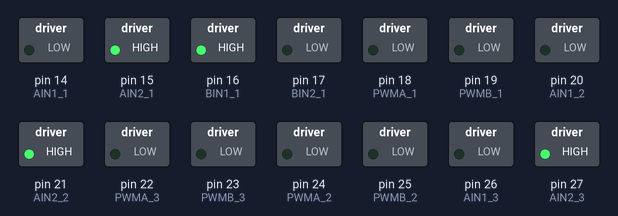
A sketch run on a simulated Arduino Mega 2560, built with avr-gcc and run on an emulated ATmega2560. Parts: switched loads named in the sketch (green lamp = pin HIGH).

Above: at 0.1 s.
Timing chart, 0 to 1.6 s (numbered marks = the images above):
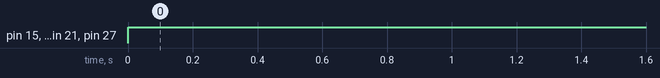

The sketch:

car_wash.ino
```cpp
// Motor Driver 1
const int AIN1_1 = 14; // Motor 1 direction 1
const int AIN2_1 = 15; // Motor 1 direction 2
const int BIN1_1 = 16; // Motor 2 direction 1
const int BIN2_1 = 17; // Motor 2 direction 2
const int PWMA_1 = 18; // Motor 1 speed
const int PWMB_1 = 19; // Motor 2 speed

// Motor Driver 2
const int AIN1_2 = 20; // Motor 3 direction 1
const int AIN2_2 = 21; // Motor 3 direction 2
const int BIN1_2 = 40; // Motor 4 direction 1
const int BIN2_2 = 41; // Motor 4 direction 2
const int PWMA_2 = 24; // Motor 3 speed
const int PWMB_2 = 25; // Motor 4 speed

// Motor Driver 3
const int AIN1_3 = 26; // Motor 5 direction 1
const int AIN2_3 = 27; // Motor 5 direction 2
const int BIN1_3 = 38; // Motor 6 direction 1
const int BIN2_3 = 39; // Motor 6 direction 2
const int PWMA_3 = 22; // Motor 5 speed
const int PWMB_3 = 23; // Motor 6 speed

void setup() {
  // put your setup code here, to run once:
  pinMode(AIN1_1, OUTPUT);
  pinMode(AIN2_1, OUTPUT);
  pinMode(BIN1_1, OUTPUT);
  pinMode(BIN2_1, OUTPUT);
  pinMode(PWMA_1, OUTPUT);
  pinMode(PWMB_1, OUTPUT);

  pinMode(AIN1_2, OUTPUT);
  pinMode(AIN2_2, OUTPUT);
  pinMode(BIN1_2, OUTPUT);
  pinMode(BIN2_2, OUTPUT);
  pinMode(PWMA_2, OUTPUT);
  pinMode(PWMB_2, OUTPUT);

  pinMode(AIN1_3, OUTPUT);
  pinMode(AIN2_3, OUTPUT);
  pinMode(BIN1_3, OUTPUT);
  pinMode(BIN2_3, OUTPUT);
  pinMode(PWMA_3, OUTPUT);
  pinMode(PWMB_3, OUTPUT);
}

void loop() {
  // put your main code here, to run repeatedly:
  digitalWrite(AIN1_1, LOW);
  digitalWrite(AIN2_1, HIGH);
  digitalWrite(BIN1_1, HIGH);
  digitalWrite(BIN2_1, LOW);
  analogWrite(PWMA_1, 20);
  analogWrite(PWMB_1, 20);

  digitalWrite(AIN1_2, LOW);
  digitalWrite(AIN2_2, HIGH);
  digitalWrite(BIN1_2, HIGH);
  digitalWrite(BIN2_2, LOW);
  analogWrite(PWMA_2, 20);
  analogWrite(PWMB_2, 20);

  digitalWrite(AIN1_3, LOW);
  digitalWrite(AIN2_3, HIGH);
  digitalWrite(BIN1_3, HIGH);
  digitalWrite(BIN2_3, LOW);
  analogWrite(PWMA_3, 20);
  analogWrite(PWMB_3, 20);
}
```

Measured:
- by itself, pin 15 (AIN2_1), pin 16 (BIN1_1), pin 21 (AIN2_2), pin 27 (AIN2_3): LOW → HIGH at 0.00 s
